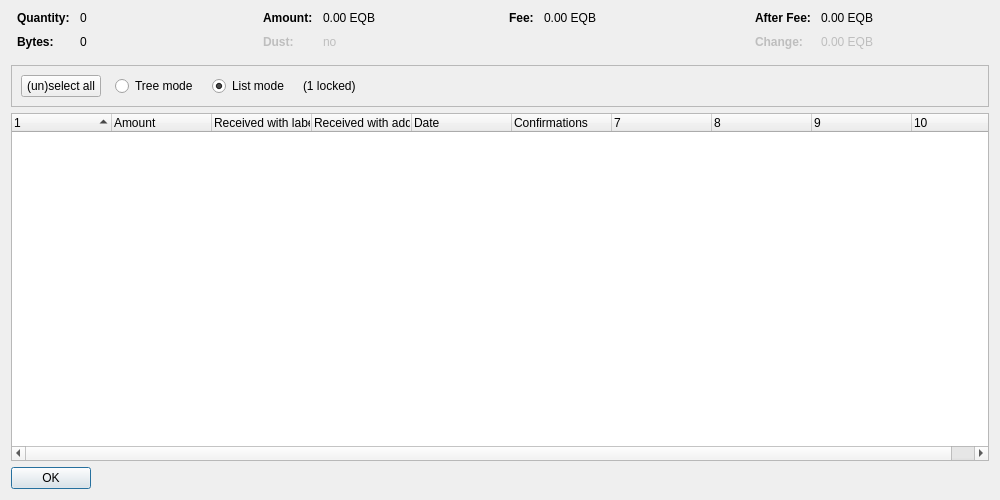
<?xml version="1.0" encoding="UTF-8"?>
<ui version="4.0">
 <class>CoinControlDialog</class>
 <widget class="QDialog" name="CoinControlDialog">
  <property name="geometry">
   <rect>
    <x>0</x>
    <y>0</y>
    <width>1000</width>
    <height>500</height>
   </rect>
  </property>
  <property name="windowTitle">
   <string>Coin Selection</string>
  </property>
  <layout class="QVBoxLayout" name="verticalLayout">
   <item>
    <layout class="QHBoxLayout" name="horizontalLayoutTop" stretch="0,0,0,0">
     <property name="topMargin">
      <number>0</number>
     </property>
     <property name="bottomMargin">
      <number>10</number>
     </property>
     <item>
      <layout class="QFormLayout" name="formLayoutCoinControl1">
       <property name="horizontalSpacing">
        <number>10</number>
       </property>
       <property name="verticalSpacing">
        <number>10</number>
       </property>
       <property name="leftMargin">
        <number>6</number>
       </property>
       <property name="rightMargin">
        <number>6</number>
       </property>
       <item row="0" column="0">
        <widget class="QLabel" name="labelCoinControlQuantityText">
         <property name="font">
          <font>
           <weight>75</weight>
           <bold>true</bold>
          </font>
         </property>
         <property name="text">
          <string>Quantity:</string>
         </property>
        </widget>
       </item>
       <item row="0" column="1">
        <widget class="QLabel" name="labelCoinControlQuantity">
         <property name="cursor">
          <cursorShape>IBeamCursor</cursorShape>
         </property>
         <property name="contextMenuPolicy">
          <enum>Qt::ActionsContextMenu</enum>
         </property>
         <property name="text">
          <string notr="true">0</string>
         </property>
         <property name="textInteractionFlags">
          <set>Qt::LinksAccessibleByMouse|Qt::TextSelectableByKeyboard|Qt::TextSelectableByMouse</set>
         </property>
        </widget>
       </item>
       <item row="1" column="0">
        <widget class="QLabel" name="labelCoinControlBytesText">
         <property name="font">
          <font>
           <weight>75</weight>
           <bold>true</bold>
          </font>
         </property>
         <property name="text">
          <string>Bytes:</string>
         </property>
        </widget>
       </item>
       <item row="1" column="1">
        <widget class="QLabel" name="labelCoinControlBytes">
         <property name="cursor">
          <cursorShape>IBeamCursor</cursorShape>
         </property>
         <property name="contextMenuPolicy">
          <enum>Qt::ActionsContextMenu</enum>
         </property>
         <property name="text">
          <string notr="true">0</string>
         </property>
         <property name="textInteractionFlags">
          <set>Qt::LinksAccessibleByMouse|Qt::TextSelectableByKeyboard|Qt::TextSelectableByMouse</set>
         </property>
        </widget>
       </item>
      </layout>
     </item>
     <item>
      <layout class="QFormLayout" name="formLayoutCoinControl2">
       <property name="horizontalSpacing">
        <number>10</number>
       </property>
       <property name="verticalSpacing">
        <number>10</number>
       </property>
       <property name="leftMargin">
        <number>6</number>
       </property>
       <property name="rightMargin">
        <number>6</number>
       </property>
       <item row="0" column="0">
        <widget class="QLabel" name="labelCoinControlAmountText">
         <property name="font">
          <font>
           <weight>75</weight>
           <bold>true</bold>
          </font>
         </property>
         <property name="text">
          <string>Amount:</string>
         </property>
        </widget>
       </item>
       <item row="0" column="1">
        <widget class="QLabel" name="labelCoinControlAmount">
         <property name="cursor">
          <cursorShape>IBeamCursor</cursorShape>
         </property>
         <property name="contextMenuPolicy">
          <enum>Qt::ActionsContextMenu</enum>
         </property>
         <property name="text">
          <string notr="true">0.00 EQB</string>
         </property>
         <property name="textInteractionFlags">
          <set>Qt::LinksAccessibleByMouse|Qt::TextSelectableByKeyboard|Qt::TextSelectableByMouse</set>
         </property>
        </widget>
       </item>
       <item row="1" column="0">
        <widget class="QLabel" name="labelCoinControlLowOutputText">
         <property name="enabled">
          <bool>false</bool>
         </property>
         <property name="font">
          <font>
           <weight>75</weight>
           <bold>true</bold>
          </font>
         </property>
         <property name="text">
          <string>Dust:</string>
         </property>
        </widget>
       </item>
       <item row="1" column="1">
        <widget class="QLabel" name="labelCoinControlLowOutput">
         <property name="enabled">
          <bool>false</bool>
         </property>
         <property name="cursor">
          <cursorShape>IBeamCursor</cursorShape>
         </property>
         <property name="contextMenuPolicy">
          <enum>Qt::ActionsContextMenu</enum>
         </property>
         <property name="text">
          <string notr="true">no</string>
         </property>
         <property name="textInteractionFlags">
          <set>Qt::LinksAccessibleByMouse|Qt::TextSelectableByKeyboard|Qt::TextSelectableByMouse</set>
         </property>
        </widget>
       </item>
      </layout>
     </item>
     <item>
      <layout class="QFormLayout" name="formLayoutCoinControl3">
       <property name="horizontalSpacing">
        <number>10</number>
       </property>
       <property name="verticalSpacing">
        <number>10</number>
       </property>
       <property name="leftMargin">
        <number>6</number>
       </property>
       <property name="rightMargin">
        <number>6</number>
       </property>
       <item row="0" column="0">
        <widget class="QLabel" name="labelCoinControlFeeText">
         <property name="font">
          <font>
           <weight>75</weight>
           <bold>true</bold>
          </font>
         </property>
         <property name="text">
          <string>Fee:</string>
         </property>
        </widget>
       </item>
       <item row="0" column="1">
        <widget class="QLabel" name="labelCoinControlFee">
         <property name="cursor">
          <cursorShape>IBeamCursor</cursorShape>
         </property>
         <property name="contextMenuPolicy">
          <enum>Qt::ActionsContextMenu</enum>
         </property>
         <property name="text">
          <string notr="true">0.00 EQB</string>
         </property>
         <property name="textInteractionFlags">
          <set>Qt::LinksAccessibleByMouse|Qt::TextSelectableByKeyboard|Qt::TextSelectableByMouse</set>
         </property>
        </widget>
       </item>
      </layout>
     </item>
     <item>
      <layout class="QFormLayout" name="formLayoutCoinControl4">
       <property name="horizontalSpacing">
        <number>10</number>
       </property>
       <property name="verticalSpacing">
        <number>10</number>
       </property>
       <property name="leftMargin">
        <number>6</number>
       </property>
       <property name="rightMargin">
        <number>6</number>
       </property>
       <item row="0" column="0">
        <widget class="QLabel" name="labelCoinControlAfterFeeText">
         <property name="font">
          <font>
           <weight>75</weight>
           <bold>true</bold>
          </font>
         </property>
         <property name="text">
          <string>After Fee:</string>
         </property>
        </widget>
       </item>
       <item row="0" column="1">
        <widget class="QLabel" name="labelCoinControlAfterFee">
         <property name="cursor">
          <cursorShape>IBeamCursor</cursorShape>
         </property>
         <property name="contextMenuPolicy">
          <enum>Qt::ActionsContextMenu</enum>
         </property>
         <property name="text">
          <string notr="true">0.00 EQB</string>
         </property>
         <property name="textInteractionFlags">
          <set>Qt::LinksAccessibleByMouse|Qt::TextSelectableByKeyboard|Qt::TextSelectableByMouse</set>
         </property>
        </widget>
       </item>
       <item row="1" column="0">
        <widget class="QLabel" name="labelCoinControlChangeText">
         <property name="enabled">
          <bool>false</bool>
         </property>
         <property name="font">
          <font>
           <weight>75</weight>
           <bold>true</bold>
          </font>
         </property>
         <property name="text">
          <string>Change:</string>
         </property>
        </widget>
       </item>
       <item row="1" column="1">
        <widget class="QLabel" name="labelCoinControlChange">
         <property name="enabled">
          <bool>false</bool>
         </property>
         <property name="cursor">
          <cursorShape>IBeamCursor</cursorShape>
         </property>
         <property name="contextMenuPolicy">
          <enum>Qt::ActionsContextMenu</enum>
         </property>
         <property name="text">
          <string notr="true">0.00 EQB</string>
         </property>
         <property name="textInteractionFlags">
          <set>Qt::LinksAccessibleByMouse|Qt::TextSelectableByKeyboard|Qt::TextSelectableByMouse</set>
         </property>
        </widget>
       </item>
      </layout>
     </item>
    </layout>
   </item>
   <item>
    <widget class="QFrame" name="frame">
     <property name="minimumSize">
      <size>
       <width>0</width>
       <height>40</height>
      </size>
     </property>
     <property name="frameShape">
      <enum>QFrame::StyledPanel</enum>
     </property>
     <property name="frameShadow">
      <enum>QFrame::Sunken</enum>
     </property>
     <layout class="QHBoxLayout" name="horizontalLayout">
      <item>
       <layout class="QHBoxLayout" name="horizontalLayoutPanel" stretch="0,0,0,0,0">
        <property name="spacing">
         <number>14</number>
        </property>
        <item>
         <widget class="QPushButton" name="pushButtonSelectAll">
          <property name="sizePolicy">
           <sizepolicy hsizetype="Maximum" vsizetype="Fixed">
            <horstretch>0</horstretch>
            <verstretch>0</verstretch>
           </sizepolicy>
          </property>
          <property name="text">
           <string>(un)select all</string>
          </property>
          <property name="autoDefault">
           <bool>false</bool>
          </property>
         </widget>
        </item>
        <item>
         <widget class="QRadioButton" name="radioTreeMode">
          <property name="sizePolicy">
           <sizepolicy hsizetype="Maximum" vsizetype="Fixed">
            <horstretch>0</horstretch>
            <verstretch>0</verstretch>
           </sizepolicy>
          </property>
          <property name="text">
           <string>Tree mode</string>
          </property>
         </widget>
        </item>
        <item>
         <widget class="QRadioButton" name="radioListMode">
          <property name="sizePolicy">
           <sizepolicy hsizetype="Maximum" vsizetype="Fixed">
            <horstretch>0</horstretch>
            <verstretch>0</verstretch>
           </sizepolicy>
          </property>
          <property name="text">
           <string>List mode</string>
          </property>
          <property name="checked">
           <bool>true</bool>
          </property>
         </widget>
        </item>
        <item>
         <widget class="QLabel" name="labelLocked">
          <property name="text">
           <string notr="true">(1 locked)</string>
          </property>
         </widget>
        </item>
        <item>
         <spacer name="horizontalSpacer">
          <property name="orientation">
           <enum>Qt::Horizontal</enum>
          </property>
          <property name="sizeHint" stdset="0">
           <size>
            <width>40</width>
            <height>20</height>
           </size>
          </property>
         </spacer>
        </item>
       </layout>
      </item>
     </layout>
    </widget>
   </item>
   <item>
    <widget class="CoinControlTreeWidget" name="treeWidget">
     <property name="contextMenuPolicy">
      <enum>Qt::CustomContextMenu</enum>
     </property>
     <property name="sortingEnabled">
      <bool>false</bool>
     </property>
     <property name="columnCount">
      <number>10</number>
     </property>
     <attribute name="headerShowSortIndicator" stdset="0">
      <bool>true</bool>
     </attribute>
     <attribute name="headerStretchLastSection">
      <bool>false</bool>
     </attribute>
     <column>
      <property name="text">
       <string/>
      </property>
     </column>
     <column>
      <property name="text">
       <string>Amount</string>
      </property>
     </column>
     <column>
      <property name="text">
       <string>Received with label</string>
      </property>
     </column>
     <column>
      <property name="text">
       <string>Received with address</string>
      </property>
     </column>
     <column>
      <property name="text">
       <string>Date</string>
      </property>
     </column>
     <column>
      <property name="text">
       <string>Confirmations</string>
      </property>
      <property name="toolTip">
       <string>Confirmed</string>
      </property>
     </column>
     <column>
      <property name="text">
       <string/>
      </property>
     </column>
     <column>
      <property name="text">
       <string/>
      </property>
     </column>
     <column>
      <property name="text">
       <string/>
      </property>
     </column>
     <column>
      <property name="text">
       <string/>
      </property>
     </column>
    </widget>
   </item>
   <item>
    <widget class="QDialogButtonBox" name="buttonBox">
     <property name="sizePolicy">
      <sizepolicy hsizetype="Maximum" vsizetype="Fixed">
       <horstretch>0</horstretch>
       <verstretch>0</verstretch>
      </sizepolicy>
     </property>
     <property name="orientation">
      <enum>Qt::Horizontal</enum>
     </property>
     <property name="standardButtons">
      <set>QDialogButtonBox::Ok</set>
     </property>
    </widget>
   </item>
  </layout>
 </widget>
 <customwidgets>
  <customwidget>
   <class>CoinControlTreeWidget</class>
   <extends>QTreeWidget</extends>
   <header>qt/coincontroltreewidget.h</header>
  </customwidget>
 </customwidgets>
 <resources/>
 <connections/>
</ui>
